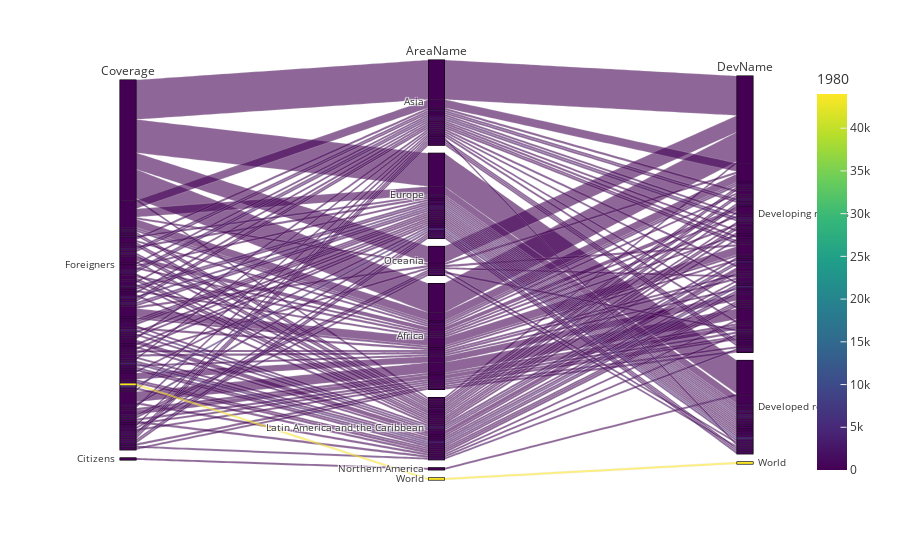

Notebook cell for this chart:
### Code cell
import plotly.io as pio

pio.templates.default = 'ggplot2'
d = df[["Coverage", "AreaName", "DevName", "1980"]]
fig = px.parallel_categories(d, color="1980", color_continuous_scale=px.colors.sequential.Viridis)
fig.show()

### Figure 1 — Plotly figure (JSON) as saved in the notebook; plotly's stock layout.template omitted (floating-point values rounded to 4 significant figures; data arrays with more than 128 entries replaced by an {"elided": "..."} marker saying what was removed)
{"data": [{"dimensions": [{"label": "Coverage", "values": {"elided": "179 str values"}}, {"label": "AreaName", "values": {"elided": "179 str values"}}, {"label": "DevName", "values": {"elided": "179 str values"}}], "domain": {"x": [0, 1], "y": [0, 1]}, "line": {"color": {"elided": "179 int values"}, "coloraxis": "coloraxis"}, "name": "", "type": "parcats"}], "layout": {"coloraxis": {"colorbar": {"title": {"text": "1980"}}, "colorscale": [[0, "#440154"], [0.1111, "#482878"], [0.2222, "#3e4989"], [0.3333, "#31688e"], [0.4444, "#26828e"], [0.5556, "#1f9e89"], [0.6667, "#35b779"], [0.7778, "#6ece58"], [0.8889, "#b5de2b"], [1, "#fde725"]]}, "legend": {"tracegroupgap": 0}, "margin": {"t": 60}}}
